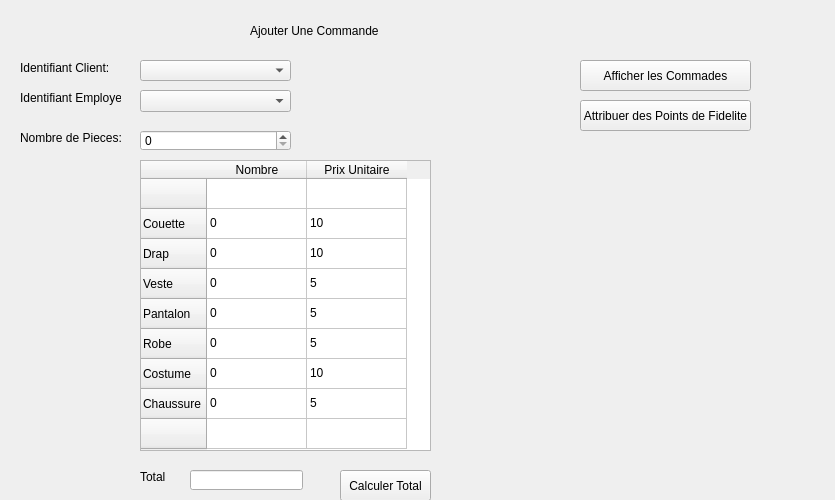
<?xml version="1.0" encoding="UTF-8"?>
<ui version="4.0">
 <class>gestioncommande</class>
 <widget class="QDialog" name="gestioncommande">
  <property name="geometry">
   <rect>
    <x>0</x>
    <y>0</y>
    <width>835</width>
    <height>500</height>
   </rect>
  </property>
  <property name="windowTitle">
   <string>Dialog</string>
  </property>
  <widget class="QStackedWidget" name="stackedWidget">
   <property name="geometry">
    <rect>
     <x>0</x>
     <y>10</y>
     <width>771</width>
     <height>631</height>
    </rect>
   </property>
   <property name="currentIndex">
    <number>0</number>
   </property>
   <widget class="QWidget" name="stackedWidgetPage1">
    <widget class="QLabel" name="label_4">
     <property name="geometry">
      <rect>
       <x>20</x>
       <y>120</y>
       <width>101</width>
       <height>16</height>
      </rect>
     </property>
     <property name="text">
      <string>Nombre de Pieces:</string>
     </property>
    </widget>
    <widget class="QSpinBox" name="spinBox">
     <property name="geometry">
      <rect>
       <x>140</x>
       <y>120</y>
       <width>151</width>
       <height>21</height>
      </rect>
     </property>
     <property name="maximum">
      <number>1000000</number>
     </property>
    </widget>
    <widget class="QCheckBox" name="checkBox">
     <property name="geometry">
      <rect>
       <x>140</x>
       <y>520</y>
       <width>70</width>
       <height>18</height>
      </rect>
     </property>
     <property name="text">
      <string>Oui</string>
     </property>
    </widget>
    <widget class="QLabel" name="label_5">
     <property name="geometry">
      <rect>
       <x>20</x>
       <y>520</y>
       <width>101</width>
       <height>16</height>
      </rect>
     </property>
     <property name="text">
      <string>Livraison a domicile:</string>
     </property>
    </widget>
    <widget class="QCheckBox" name="checkBox_2">
     <property name="geometry">
      <rect>
       <x>240</x>
       <y>520</y>
       <width>70</width>
       <height>18</height>
      </rect>
     </property>
     <property name="text">
      <string>Non</string>
     </property>
    </widget>
    <widget class="QPushButton" name="pushButton_3">
     <property name="geometry">
      <rect>
       <x>140</x>
       <y>590</y>
       <width>111</width>
       <height>31</height>
      </rect>
     </property>
     <property name="text">
      <string>AJouter Commande</string>
     </property>
    </widget>
    <widget class="QPushButton" name="pushButton_4">
     <property name="geometry">
      <rect>
       <x>260</x>
       <y>590</y>
       <width>121</width>
       <height>31</height>
      </rect>
     </property>
     <property name="text">
      <string>Annuler</string>
     </property>
    </widget>
    <widget class="QTableWidget" name="tableWidget_2">
     <property name="geometry">
      <rect>
       <x>140</x>
       <y>150</y>
       <width>291</width>
       <height>291</height>
      </rect>
     </property>
     <row>
      <property name="text">
       <string/>
      </property>
     </row>
     <row>
      <property name="text">
       <string>Couette</string>
      </property>
     </row>
     <row>
      <property name="text">
       <string>Drap</string>
      </property>
     </row>
     <row>
      <property name="text">
       <string>Veste</string>
      </property>
     </row>
     <row>
      <property name="text">
       <string>Pantalon</string>
      </property>
     </row>
     <row>
      <property name="text">
       <string>Robe</string>
      </property>
     </row>
     <row>
      <property name="text">
       <string>Costume</string>
      </property>
     </row>
     <row>
      <property name="text">
       <string>Chaussure</string>
      </property>
     </row>
     <row>
      <property name="text">
       <string/>
      </property>
     </row>
     <column>
      <property name="text">
       <string>Nombre</string>
      </property>
     </column>
     <column>
      <property name="text">
       <string>Prix Unitaire</string>
      </property>
     </column>
     <item row="1" column="0">
      <property name="text">
       <string>0</string>
      </property>
     </item>
     <item row="1" column="1">
      <property name="text">
       <string>10</string>
      </property>
     </item>
     <item row="2" column="0">
      <property name="text">
       <string>0</string>
      </property>
     </item>
     <item row="2" column="1">
      <property name="text">
       <string>10</string>
      </property>
     </item>
     <item row="3" column="0">
      <property name="text">
       <string>0</string>
      </property>
     </item>
     <item row="3" column="1">
      <property name="text">
       <string>5</string>
      </property>
     </item>
     <item row="4" column="0">
      <property name="text">
       <string>0</string>
      </property>
     </item>
     <item row="4" column="1">
      <property name="text">
       <string>5</string>
      </property>
     </item>
     <item row="5" column="0">
      <property name="text">
       <string>0</string>
      </property>
     </item>
     <item row="5" column="1">
      <property name="text">
       <string>5</string>
      </property>
     </item>
     <item row="6" column="0">
      <property name="text">
       <string>0</string>
      </property>
     </item>
     <item row="6" column="1">
      <property name="text">
       <string>10</string>
      </property>
     </item>
     <item row="7" column="0">
      <property name="text">
       <string>0</string>
      </property>
     </item>
     <item row="7" column="1">
      <property name="text">
       <string>5</string>
      </property>
     </item>
    </widget>
    <widget class="QLabel" name="label">
     <property name="geometry">
      <rect>
       <x>20</x>
       <y>50</y>
       <width>91</width>
       <height>16</height>
      </rect>
     </property>
     <property name="text">
      <string>Identifiant Client:</string>
     </property>
    </widget>
    <widget class="QComboBox" name="comboBox">
     <property name="geometry">
      <rect>
       <x>140</x>
       <y>50</y>
       <width>151</width>
       <height>21</height>
      </rect>
     </property>
    </widget>
    <widget class="QLabel" name="label_2">
     <property name="geometry">
      <rect>
       <x>250</x>
       <y>10</y>
       <width>251</width>
       <height>21</height>
      </rect>
     </property>
     <property name="styleSheet">
      <string notr="true">font: 75 14pt &quot;MS Shell Dlg 2&quot;;</string>
     </property>
     <property name="text">
      <string>Ajouter Une Commande</string>
     </property>
    </widget>
    <widget class="QLabel" name="label_6">
     <property name="geometry">
      <rect>
       <x>20</x>
       <y>540</y>
       <width>47</width>
       <height>14</height>
      </rect>
     </property>
     <property name="text">
      <string>Payé:</string>
     </property>
    </widget>
    <widget class="QCheckBox" name="checkBox_5">
     <property name="geometry">
      <rect>
       <x>140</x>
       <y>540</y>
       <width>70</width>
       <height>18</height>
      </rect>
     </property>
     <property name="text">
      <string>Oui</string>
     </property>
    </widget>
    <widget class="QCheckBox" name="checkBox_6">
     <property name="geometry">
      <rect>
       <x>240</x>
       <y>540</y>
       <width>70</width>
       <height>18</height>
      </rect>
     </property>
     <property name="text">
      <string>Non</string>
     </property>
    </widget>
    <widget class="QLineEdit" name="lineEdit_7">
     <property name="geometry">
      <rect>
       <x>190</x>
       <y>460</y>
       <width>113</width>
       <height>20</height>
      </rect>
     </property>
    </widget>
    <widget class="QLabel" name="label_20">
     <property name="geometry">
      <rect>
       <x>140</x>
       <y>460</y>
       <width>47</width>
       <height>14</height>
      </rect>
     </property>
     <property name="text">
      <string>Total</string>
     </property>
    </widget>
    <widget class="QPushButton" name="Boutton_Afiche_Commades">
     <property name="geometry">
      <rect>
       <x>580</x>
       <y>50</y>
       <width>171</width>
       <height>31</height>
      </rect>
     </property>
     <property name="text">
      <string>Afficher les Commades</string>
     </property>
    </widget>
    <widget class="QLabel" name="label_21">
     <property name="geometry">
      <rect>
       <x>20</x>
       <y>80</y>
       <width>101</width>
       <height>16</height>
      </rect>
     </property>
     <property name="text">
      <string>Identifiant Employe:</string>
     </property>
    </widget>
    <widget class="QComboBox" name="comboBox_5">
     <property name="geometry">
      <rect>
       <x>140</x>
       <y>80</y>
       <width>151</width>
       <height>22</height>
      </rect>
     </property>
    </widget>
    <widget class="QLabel" name="label_8">
     <property name="geometry">
      <rect>
       <x>300</x>
       <y>50</y>
       <width>161</width>
       <height>16</height>
      </rect>
     </property>
     <property name="text">
      <string/>
     </property>
    </widget>
    <widget class="QLabel" name="label_22">
     <property name="geometry">
      <rect>
       <x>300</x>
       <y>80</y>
       <width>141</width>
       <height>16</height>
      </rect>
     </property>
     <property name="text">
      <string/>
     </property>
    </widget>
    <widget class="QLabel" name="label_23">
     <property name="geometry">
      <rect>
       <x>300</x>
       <y>120</y>
       <width>171</width>
       <height>16</height>
      </rect>
     </property>
     <property name="text">
      <string/>
     </property>
    </widget>
    <widget class="QLabel" name="label_24">
     <property name="geometry">
      <rect>
       <x>290</x>
       <y>520</y>
       <width>161</width>
       <height>16</height>
      </rect>
     </property>
     <property name="text">
      <string/>
     </property>
    </widget>
    <widget class="QLabel" name="label_25">
     <property name="geometry">
      <rect>
       <x>300</x>
       <y>540</y>
       <width>131</width>
       <height>16</height>
      </rect>
     </property>
     <property name="text">
      <string/>
     </property>
    </widget>
    <widget class="QLabel" name="label_26">
     <property name="geometry">
      <rect>
       <x>440</x>
       <y>470</y>
       <width>131</width>
       <height>16</height>
      </rect>
     </property>
     <property name="text">
      <string/>
     </property>
    </widget>
    <widget class="QPushButton" name="pushButton_2">
     <property name="geometry">
      <rect>
       <x>340</x>
       <y>460</y>
       <width>91</width>
       <height>31</height>
      </rect>
     </property>
     <property name="text">
      <string>Calculer Total</string>
     </property>
    </widget>
    <widget class="QPushButton" name="pushButton_14">
     <property name="geometry">
      <rect>
       <x>580</x>
       <y>90</y>
       <width>171</width>
       <height>31</height>
      </rect>
     </property>
     <property name="text">
      <string>Attribuer des Points de Fidelite</string>
     </property>
    </widget>
   </widget>
   <widget class="QWidget" name="stackedWidgetPage2">
    <widget class="QLineEdit" name="lineEdit_4">
     <property name="geometry">
      <rect>
       <x>620</x>
       <y>90</y>
       <width>101</width>
       <height>31</height>
      </rect>
     </property>
    </widget>
    <widget class="QLabel" name="label_7">
     <property name="geometry">
      <rect>
       <x>560</x>
       <y>100</y>
       <width>61</width>
       <height>16</height>
      </rect>
     </property>
     <property name="text">
      <string>Rechercher:</string>
     </property>
    </widget>
    <widget class="QGroupBox" name="groupBox">
     <property name="geometry">
      <rect>
       <x>340</x>
       <y>400</y>
       <width>381</width>
       <height>221</height>
      </rect>
     </property>
     <property name="title">
      <string>Modifier</string>
     </property>
     <widget class="QLineEdit" name="lineEdit_3">
      <property name="geometry">
       <rect>
        <x>90</x>
        <y>50</y>
        <width>81</width>
        <height>20</height>
       </rect>
      </property>
     </widget>
     <widget class="QLineEdit" name="lineEdit_5">
      <property name="geometry">
       <rect>
        <x>90</x>
        <y>80</y>
        <width>81</width>
        <height>20</height>
       </rect>
      </property>
     </widget>
     <widget class="QComboBox" name="comboBox_2">
      <property name="geometry">
       <rect>
        <x>260</x>
        <y>20</y>
        <width>111</width>
        <height>22</height>
       </rect>
      </property>
      <item>
       <property name="text">
        <string/>
       </property>
      </item>
      <item>
       <property name="text">
        <string>Oui</string>
       </property>
      </item>
      <item>
       <property name="text">
        <string>Non</string>
       </property>
      </item>
     </widget>
     <widget class="QComboBox" name="comboBox_3">
      <property name="geometry">
       <rect>
        <x>260</x>
        <y>50</y>
        <width>111</width>
        <height>22</height>
       </rect>
      </property>
      <item>
       <property name="text">
        <string/>
       </property>
      </item>
      <item>
       <property name="text">
        <string>Paye</string>
       </property>
      </item>
      <item>
       <property name="text">
        <string>Non-Paye</string>
       </property>
      </item>
     </widget>
     <widget class="QLabel" name="label_12">
      <property name="geometry">
       <rect>
        <x>10</x>
        <y>50</y>
        <width>47</width>
        <height>14</height>
       </rect>
      </property>
      <property name="text">
       <string>Montant:</string>
      </property>
     </widget>
     <widget class="QLabel" name="label_13">
      <property name="geometry">
       <rect>
        <x>10</x>
        <y>70</y>
        <width>61</width>
        <height>31</height>
       </rect>
      </property>
      <property name="text">
       <string>nombre de 
Pieces:</string>
      </property>
     </widget>
     <widget class="QLabel" name="label_14">
      <property name="geometry">
       <rect>
        <x>210</x>
        <y>20</y>
        <width>47</width>
        <height>14</height>
       </rect>
      </property>
      <property name="text">
       <string>Livrable:</string>
      </property>
     </widget>
     <widget class="QLabel" name="label_15">
      <property name="geometry">
       <rect>
        <x>210</x>
        <y>50</y>
        <width>47</width>
        <height>14</height>
       </rect>
      </property>
      <property name="text">
       <string>Statut:</string>
      </property>
     </widget>
     <widget class="QLabel" name="label_16">
      <property name="geometry">
       <rect>
        <x>210</x>
        <y>80</y>
        <width>47</width>
        <height>14</height>
       </rect>
      </property>
      <property name="text">
       <string>Employe</string>
      </property>
     </widget>
     <widget class="QLabel" name="label_18">
      <property name="geometry">
       <rect>
        <x>10</x>
        <y>110</y>
        <width>71</width>
        <height>16</height>
       </rect>
      </property>
      <property name="text">
       <string>Date Retrait:</string>
      </property>
     </widget>
     <widget class="QComboBox" name="comboBox_4">
      <property name="geometry">
       <rect>
        <x>260</x>
        <y>80</y>
        <width>111</width>
        <height>22</height>
       </rect>
      </property>
     </widget>
     <widget class="QDateEdit" name="dateEdit_2">
      <property name="geometry">
       <rect>
        <x>90</x>
        <y>110</y>
        <width>81</width>
        <height>22</height>
       </rect>
      </property>
     </widget>
     <widget class="QLabel" name="label_19">
      <property name="geometry">
       <rect>
        <x>10</x>
        <y>20</y>
        <width>81</width>
        <height>16</height>
       </rect>
      </property>
      <property name="text">
       <string>Id Commande:</string>
      </property>
     </widget>
     <widget class="QLineEdit" name="lineEdit_6">
      <property name="geometry">
       <rect>
        <x>90</x>
        <y>20</y>
        <width>81</width>
        <height>20</height>
       </rect>
      </property>
     </widget>
     <widget class="QPushButton" name="pushButton">
      <property name="geometry">
       <rect>
        <x>140</x>
        <y>160</y>
        <width>111</width>
        <height>41</height>
       </rect>
      </property>
      <property name="text">
       <string>Modifier</string>
      </property>
     </widget>
     <widget class="QLabel" name="label_17">
      <property name="geometry">
       <rect>
        <x>210</x>
        <y>110</y>
        <width>47</width>
        <height>14</height>
       </rect>
      </property>
      <property name="text">
       <string>id Client:</string>
      </property>
     </widget>
     <widget class="QComboBox" name="comboBox_6">
      <property name="geometry">
       <rect>
        <x>260</x>
        <y>110</y>
        <width>111</width>
        <height>22</height>
       </rect>
      </property>
     </widget>
    </widget>
    <widget class="QPushButton" name="pushButton_5">
     <property name="geometry">
      <rect>
       <x>240</x>
       <y>400</y>
       <width>75</width>
       <height>31</height>
      </rect>
     </property>
     <property name="text">
      <string>Supprimer</string>
     </property>
    </widget>
    <widget class="QGroupBox" name="groupBox_2">
     <property name="geometry">
      <rect>
       <x>450</x>
       <y>60</y>
       <width>101</width>
       <height>101</height>
      </rect>
     </property>
     <property name="title">
      <string>Filtre</string>
     </property>
     <widget class="QCheckBox" name="checkBox_3">
      <property name="geometry">
       <rect>
        <x>10</x>
        <y>20</y>
        <width>70</width>
        <height>18</height>
       </rect>
      </property>
      <property name="text">
       <string>Livrable</string>
      </property>
     </widget>
     <widget class="QCheckBox" name="checkBox_4">
      <property name="geometry">
       <rect>
        <x>10</x>
        <y>60</y>
        <width>70</width>
        <height>18</height>
       </rect>
      </property>
      <property name="text">
       <string>Paye</string>
      </property>
     </widget>
     <widget class="QCheckBox" name="checkBox_7">
      <property name="geometry">
       <rect>
        <x>10</x>
        <y>80</y>
        <width>70</width>
        <height>18</height>
       </rect>
      </property>
      <property name="text">
       <string>Non-paye</string>
      </property>
     </widget>
     <widget class="QCheckBox" name="checkBox_16">
      <property name="geometry">
       <rect>
        <x>10</x>
        <y>40</y>
        <width>81</width>
        <height>18</height>
       </rect>
      </property>
      <property name="text">
       <string>Non-Livrable</string>
      </property>
     </widget>
    </widget>
    <widget class="QLabel" name="label_3">
     <property name="geometry">
      <rect>
       <x>290</x>
       <y>20</y>
       <width>201</width>
       <height>20</height>
      </rect>
     </property>
     <property name="styleSheet">
      <string notr="true">font: 75 14pt &quot;MS Shell Dlg 2&quot;;</string>
     </property>
     <property name="text">
      <string>Les Commandes</string>
     </property>
    </widget>
    <widget class="QPushButton" name="pushButton_6">
     <property name="geometry">
      <rect>
       <x>10</x>
       <y>400</y>
       <width>121</width>
       <height>31</height>
      </rect>
     </property>
     <property name="text">
      <string>Marquer comme Payé</string>
     </property>
    </widget>
    <widget class="QPushButton" name="pushButton_7">
     <property name="geometry">
      <rect>
       <x>140</x>
       <y>400</y>
       <width>91</width>
       <height>31</height>
      </rect>
     </property>
     <property name="text">
      <string>Imprimer Recu</string>
     </property>
    </widget>
    <widget class="QTableView" name="tableView">
     <property name="geometry">
      <rect>
       <x>10</x>
       <y>190</y>
       <width>711</width>
       <height>192</height>
      </rect>
     </property>
    </widget>
    <widget class="QPushButton" name="Boutton_aller_a_ajouterCommande">
     <property name="geometry">
      <rect>
       <x>10</x>
       <y>440</y>
       <width>121</width>
       <height>41</height>
      </rect>
     </property>
     <property name="text">
      <string>Ajouter une 
Nouvelle Commande</string>
     </property>
    </widget>
    <widget class="QGroupBox" name="groupBox_4">
     <property name="geometry">
      <rect>
       <x>10</x>
       <y>60</y>
       <width>431</width>
       <height>91</height>
      </rect>
     </property>
     <property name="title">
      <string>Trier par:</string>
     </property>
     <widget class="QGroupBox" name="groupBox_5">
      <property name="geometry">
       <rect>
        <x>10</x>
        <y>20</y>
        <width>101</width>
        <height>61</height>
       </rect>
      </property>
      <property name="title">
       <string>Montant</string>
      </property>
      <widget class="QCheckBox" name="checkBox_8">
       <property name="geometry">
        <rect>
         <x>10</x>
         <y>20</y>
         <width>70</width>
         <height>18</height>
        </rect>
       </property>
       <property name="text">
        <string>croissant</string>
       </property>
      </widget>
      <widget class="QCheckBox" name="checkBox_9">
       <property name="geometry">
        <rect>
         <x>10</x>
         <y>40</y>
         <width>81</width>
         <height>18</height>
        </rect>
       </property>
       <property name="text">
        <string>decroissant</string>
       </property>
      </widget>
     </widget>
     <widget class="QGroupBox" name="groupBox_6">
      <property name="geometry">
       <rect>
        <x>110</x>
        <y>20</y>
        <width>101</width>
        <height>61</height>
       </rect>
      </property>
      <property name="title">
       <string>Date Depot</string>
      </property>
      <widget class="QCheckBox" name="checkBox_10">
       <property name="geometry">
        <rect>
         <x>10</x>
         <y>20</y>
         <width>70</width>
         <height>18</height>
        </rect>
       </property>
       <property name="text">
        <string>croissant</string>
       </property>
      </widget>
      <widget class="QCheckBox" name="checkBox_11">
       <property name="geometry">
        <rect>
         <x>10</x>
         <y>40</y>
         <width>81</width>
         <height>18</height>
        </rect>
       </property>
       <property name="text">
        <string>decroissant</string>
       </property>
      </widget>
     </widget>
     <widget class="QGroupBox" name="groupBox_7">
      <property name="geometry">
       <rect>
        <x>210</x>
        <y>20</y>
        <width>101</width>
        <height>61</height>
       </rect>
      </property>
      <property name="title">
       <string>Date Retrait</string>
      </property>
      <widget class="QCheckBox" name="checkBox_12">
       <property name="geometry">
        <rect>
         <x>10</x>
         <y>20</y>
         <width>70</width>
         <height>18</height>
        </rect>
       </property>
       <property name="text">
        <string>croissant</string>
       </property>
      </widget>
      <widget class="QCheckBox" name="checkBox_13">
       <property name="geometry">
        <rect>
         <x>10</x>
         <y>40</y>
         <width>81</width>
         <height>18</height>
        </rect>
       </property>
       <property name="text">
        <string>decroissant</string>
       </property>
      </widget>
     </widget>
     <widget class="QGroupBox" name="groupBox_8">
      <property name="geometry">
       <rect>
        <x>310</x>
        <y>20</y>
        <width>101</width>
        <height>61</height>
       </rect>
      </property>
      <property name="title">
       <string>Nombre de Pieces</string>
      </property>
      <widget class="QCheckBox" name="checkBox_14">
       <property name="geometry">
        <rect>
         <x>10</x>
         <y>20</y>
         <width>70</width>
         <height>18</height>
        </rect>
       </property>
       <property name="text">
        <string>croissant</string>
       </property>
      </widget>
      <widget class="QCheckBox" name="checkBox_15">
       <property name="geometry">
        <rect>
         <x>10</x>
         <y>40</y>
         <width>81</width>
         <height>18</height>
        </rect>
       </property>
       <property name="text">
        <string>decroissant</string>
       </property>
      </widget>
     </widget>
    </widget>
    <widget class="QPushButton" name="pushButton_10">
     <property name="geometry">
      <rect>
       <x>140</x>
       <y>440</y>
       <width>171</width>
       <height>41</height>
      </rect>
     </property>
     <property name="text">
      <string>Envoyer SMS de Confirmation</string>
     </property>
    </widget>
    <widget class="QPushButton" name="pushButton_15">
     <property name="geometry">
      <rect>
       <x>10</x>
       <y>490</y>
       <width>121</width>
       <height>41</height>
      </rect>
     </property>
     <property name="text">
      <string>Attribuer des
 Points de Fidelite</string>
     </property>
    </widget>
   </widget>
   <widget class="QWidget" name="page_2">
    <widget class="QLabel" name="label_27">
     <property name="geometry">
      <rect>
       <x>300</x>
       <y>50</y>
       <width>211</width>
       <height>41</height>
      </rect>
     </property>
     <property name="text">
      <string>&lt;html&gt;&lt;head/&gt;&lt;body&gt;&lt;p&gt;&lt;span style=&quot; font-size:22pt; font-weight:600;&quot;&gt;PARAMETRES&lt;/span&gt;&lt;/p&gt;&lt;/body&gt;&lt;/html&gt;</string>
     </property>
    </widget>
    <widget class="QLabel" name="label_28">
     <property name="geometry">
      <rect>
       <x>40</x>
       <y>110</y>
       <width>61</width>
       <height>20</height>
      </rect>
     </property>
     <property name="text">
      <string>LANGUE :</string>
     </property>
    </widget>
    <widget class="QComboBox" name="comboBox_7">
     <property name="geometry">
      <rect>
       <x>110</x>
       <y>110</y>
       <width>141</width>
       <height>22</height>
      </rect>
     </property>
     <item>
      <property name="text">
       <string>Francais</string>
      </property>
     </item>
     <item>
      <property name="text">
       <string>Anglais</string>
      </property>
     </item>
     <item>
      <property name="text">
       <string>Tunisien</string>
      </property>
     </item>
    </widget>
    <widget class="QPushButton" name="pushButton_11">
     <property name="geometry">
      <rect>
       <x>280</x>
       <y>110</y>
       <width>111</width>
       <height>23</height>
      </rect>
     </property>
     <property name="text">
      <string>Definir la langue</string>
     </property>
    </widget>
    <widget class="QPushButton" name="pushButton_12">
     <property name="geometry">
      <rect>
       <x>630</x>
       <y>60</y>
       <width>141</width>
       <height>51</height>
      </rect>
     </property>
     <property name="text">
      <string>Afficher les Commandes</string>
     </property>
    </widget>
   </widget>
   <widget class="QWidget" name="page">
    <widget class="QLabel" name="label_9">
     <property name="geometry">
      <rect>
       <x>240</x>
       <y>10</y>
       <width>301</width>
       <height>41</height>
      </rect>
     </property>
     <property name="minimumSize">
      <size>
       <width>111</width>
       <height>16</height>
      </size>
     </property>
     <property name="text">
      <string>&lt;html&gt;&lt;head/&gt;&lt;body&gt;&lt;p&gt;&lt;span style=&quot; font-size:14pt; font-weight:600;&quot;&gt;Attribuer des Points de fidelite&lt;/span&gt;&lt;/p&gt;&lt;/body&gt;&lt;/html&gt;</string>
     </property>
    </widget>
    <widget class="QLabel" name="label_10">
     <property name="geometry">
      <rect>
       <x>50</x>
       <y>70</y>
       <width>61</width>
       <height>16</height>
      </rect>
     </property>
     <property name="text">
      <string>Id Client:</string>
     </property>
    </widget>
    <widget class="QLabel" name="label_11">
     <property name="geometry">
      <rect>
       <x>240</x>
       <y>70</y>
       <width>47</width>
       <height>14</height>
      </rect>
     </property>
     <property name="text">
      <string>-</string>
     </property>
    </widget>
    <widget class="QLabel" name="label_29">
     <property name="geometry">
      <rect>
       <x>50</x>
       <y>100</y>
       <width>91</width>
       <height>16</height>
      </rect>
     </property>
     <property name="text">
      <string>Id Abonnement:</string>
     </property>
    </widget>
    <widget class="QLabel" name="label_30">
     <property name="geometry">
      <rect>
       <x>240</x>
       <y>100</y>
       <width>47</width>
       <height>14</height>
      </rect>
     </property>
     <property name="text">
      <string>-</string>
     </property>
    </widget>
    <widget class="QLabel" name="label_31">
     <property name="geometry">
      <rect>
       <x>50</x>
       <y>130</y>
       <width>181</width>
       <height>16</height>
      </rect>
     </property>
     <property name="text">
      <string>Nombre de Points de Fidelite Actuel:</string>
     </property>
    </widget>
    <widget class="QLabel" name="label_32">
     <property name="geometry">
      <rect>
       <x>240</x>
       <y>130</y>
       <width>47</width>
       <height>14</height>
      </rect>
     </property>
     <property name="text">
      <string>-</string>
     </property>
    </widget>
    <widget class="QLabel" name="label_33">
     <property name="geometry">
      <rect>
       <x>50</x>
       <y>190</y>
       <width>171</width>
       <height>16</height>
      </rect>
     </property>
     <property name="text">
      <string>Nombre de Points Gagne:</string>
     </property>
    </widget>
    <widget class="QLabel" name="label_34">
     <property name="geometry">
      <rect>
       <x>50</x>
       <y>160</y>
       <width>81</width>
       <height>16</height>
      </rect>
     </property>
     <property name="text">
      <string>Id Commande:</string>
     </property>
    </widget>
    <widget class="QPushButton" name="pushButton_8">
     <property name="geometry">
      <rect>
       <x>220</x>
       <y>260</y>
       <width>121</width>
       <height>31</height>
      </rect>
     </property>
     <property name="text">
      <string>Attribuer les Points</string>
     </property>
    </widget>
    <widget class="QLabel" name="label_35">
     <property name="geometry">
      <rect>
       <x>240</x>
       <y>160</y>
       <width>47</width>
       <height>14</height>
      </rect>
     </property>
     <property name="text">
      <string>-</string>
     </property>
    </widget>
    <widget class="QLabel" name="label_36">
     <property name="geometry">
      <rect>
       <x>240</x>
       <y>190</y>
       <width>47</width>
       <height>14</height>
      </rect>
     </property>
     <property name="text">
      <string>-</string>
     </property>
    </widget>
    <widget class="QLabel" name="label_37">
     <property name="geometry">
      <rect>
       <x>50</x>
       <y>220</y>
       <width>151</width>
       <height>16</height>
      </rect>
     </property>
     <property name="text">
      <string>Nouveau Nombre de Points:</string>
     </property>
    </widget>
    <widget class="QLabel" name="label_38">
     <property name="geometry">
      <rect>
       <x>240</x>
       <y>220</y>
       <width>47</width>
       <height>14</height>
      </rect>
     </property>
     <property name="text">
      <string>-</string>
     </property>
    </widget>
    <widget class="QPushButton" name="pushButton_9">
     <property name="geometry">
      <rect>
       <x>560</x>
       <y>60</y>
       <width>171</width>
       <height>31</height>
      </rect>
     </property>
     <property name="text">
      <string>Afficher les Commandes</string>
     </property>
    </widget>
    <widget class="QPushButton" name="pushButton_13">
     <property name="geometry">
      <rect>
       <x>560</x>
       <y>100</y>
       <width>171</width>
       <height>31</height>
      </rect>
     </property>
     <property name="text">
      <string>Ajouter une Nouvelle Commande</string>
     </property>
    </widget>
   </widget>
  </widget>
 </widget>
 <resources/>
 <connections/>
</ui>
